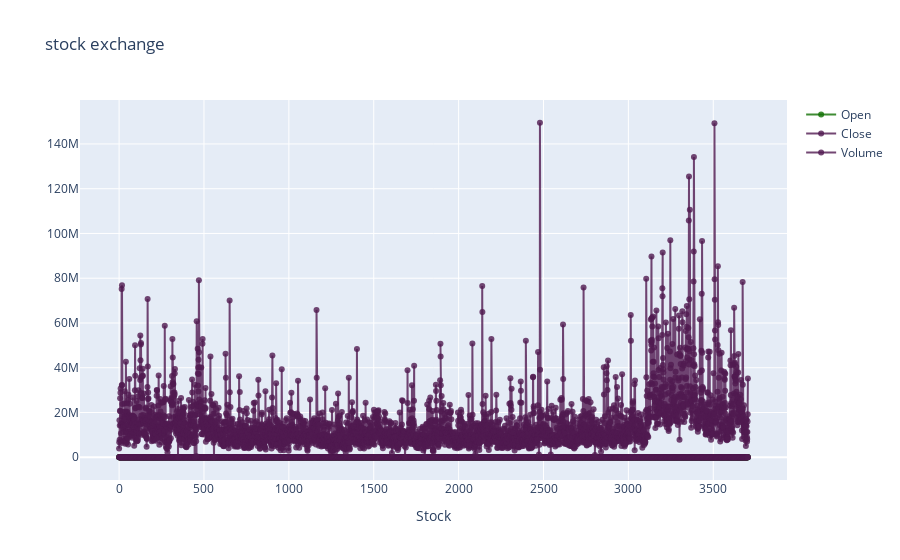

Notebook code cell kept with this figure:
### Code cell
data = [trace3, trace4, trace9]
layout = dict(title = 'stock exchange',
              xaxis= dict(title= 'Stock',ticklen= 5,zeroline= False)
             )
fig = dict(data = data, layout = layout)
iplot(fig)

### Figure 1 — Plotly figure (JSON) as saved in the notebook; plotly's stock layout.template omitted (floating-point values rounded to 4 significant figures; data arrays with more than 128 entries replaced by an {"elided": "..."} marker saying what was removed)
{"data": [{"marker": {"color": "rgba(16, 112, 2, 0.8)"}, "mode": "lines+markers", "name": "Open", "type": "scatter", "x": {"elided": "3705 int values"}, "y": {"elided": "3705 float values"}}, {"marker": {"color": "rgba(80, 26, 80, 0.8)"}, "mode": "lines+markers", "name": "Close", "type": "scatter", "x": {"elided": "3705 int values"}, "y": {"elided": "3705 float values"}}, {"marker": {"color": "rgba(80, 26, 80, 0.8)"}, "mode": "lines+markers", "name": "Volume", "type": "scatter", "x": {"elided": "3705 int values"}, "y": {"elided": "3705 int values"}}], "layout": {"title": {"text": "stock exchange"}, "xaxis": {"ticklen": 5, "title": {"text": "Stock"}, "zeroline": false}}}
